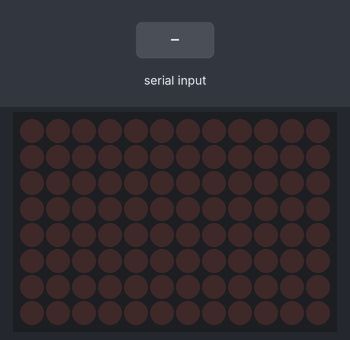
A sketch run on a simulated Arduino Uno R4 WiFi. On the bench: 12×8 LED matrix. Inputs (shaded band) come from the test bench.

Above: at 1.2 s.
1.3 s: "0\n" received over Serial
At 2.5 s:
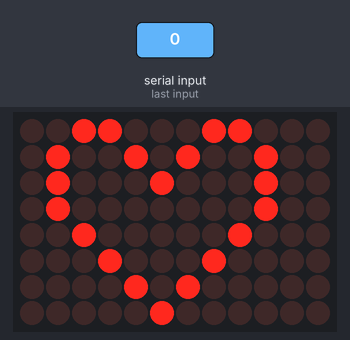
2.8 s: "1\n" received over Serial
At 3.8 s:
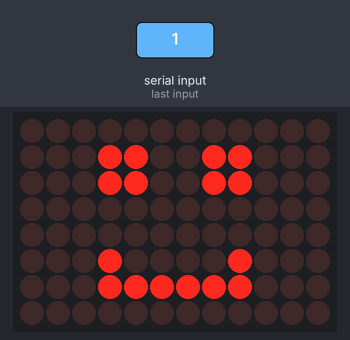
Timing chart, 0 to 5.8 s (numbered marks = the images above; inputs shaded):
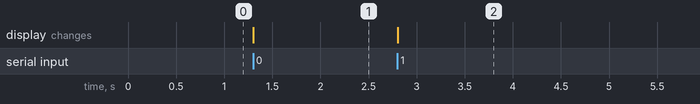

The sketch:

serial_downlink_test.ino
```cpp
int x;

#include "Arduino_LED_Matrix.h"
ArduinoLEDMatrix matrix;

//Define LED matrices to switch between

const uint32_t happy[] = {
    0x19819,
    0x80000001,
    0x81f8000
};
const uint32_t heart[] = {
    0x3184a444,
    0x44042081,
    0x100a0040
};

void setup() {
  Serial.begin(9600);
  Serial.setTimeout(1);
  matrix.begin();
}

void  loop() {
  while (!Serial.available());
  x = Serial.readString().toInt();

  if (x == 0){
    matrix.loadFrame(heart);
  }
  if (x == 1){
    matrix.loadFrame(happy);
  }

}
```

Measured:
- after the input at 1.3 s, the display: changes at once (image 1)
- after the input at 2.8 s, the display: changes at once (image 2)
